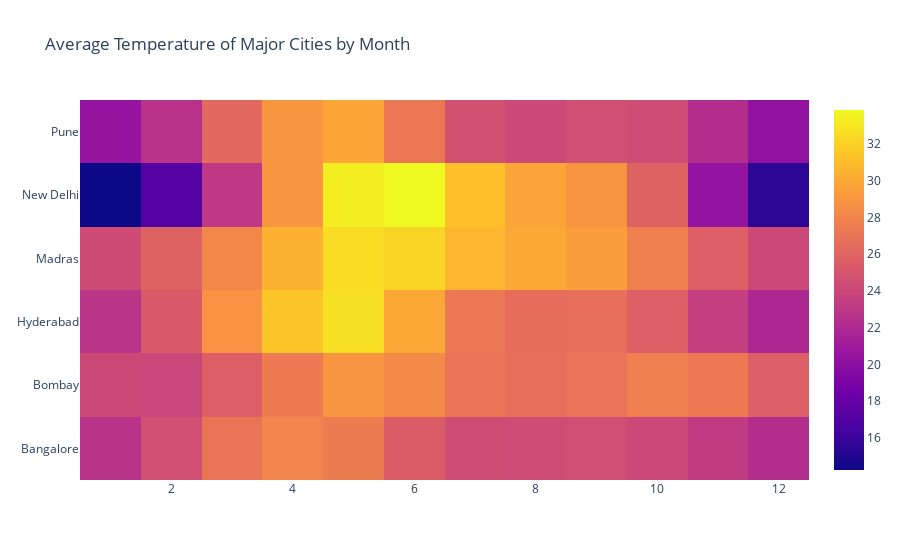

Notebook code for this chart:
### Code cell
fig=go.Figure(data=data, layout=layout)
fig.show()

### Figure 1 — Plotly figure (JSON) as saved in the notebook; plotly's stock layout.template omitted (floating-point values rounded to 4 significant figures)
{"data": [{"type": "heatmap", "x": [1, 2, 3, 4, 5, 6, 7, 8, 9, 10, 11, 12, 1, 2, 3, 4, 5, 6, 7, 8, 9, 10, 11, 12, 1, 2, 3, 4, 5, 6, 7, 8, 9, 10, 11, 12, 1, 2, 3, 4, 5, 6, 7, 8, 9, 10, 11, 12, 1, 2, 3, 4, 5, 6, 7, 8, 9, 10, 11, 12, 1, 2, 3, 4, 5, 6, 7, 8, 9, 10, 11, 12], "y": ["Bangalore", "Bangalore", "Bangalore", "Bangalore", "Bangalore", "Bangalore", "Bangalore", "Bangalore", "Bangalore", "Bangalore", "Bangalore", "Bangalore", "Bombay", "Bombay", "Bombay", "Bombay", "Bombay", "Bombay", "Bombay", "Bombay", "Bombay", "Bombay", "Bombay", "Bombay", "Hyderabad", "Hyderabad", "Hyderabad", "Hyderabad", "Hyderabad", "Hyderabad", "Hyderabad", "Hyderabad", "Hyderabad", "Hyderabad", "Hyderabad", "Hyderabad", "Madras", "Madras", "Madras", "Madras", "Madras", "Madras", "Madras", "Madras", "Madras", "Madras", "Madras", "Madras", "New Delhi", "New Delhi", "New Delhi", "New Delhi", "New Delhi", "New Delhi", "New Delhi", "New Delhi", "New Delhi", "New Delhi", "New Delhi", "New Delhi", "Pune", "Pune", "Pune", "Pune", "Pune", "Pune", "Pune", "Pune", "Pune", "Pune", "Pune", "Pune"], "z": [22.71, 24.66, 27.06, 27.99, 27.52, 25.47, 24.4, 24.36, 24.5, 24.09, 23.27, 22.29, 24.19, 24.04, 25.67, 27.41, 28.9, 28.27, 27.08, 26.62, 26.86, 27.69, 27.31, 25.57, 22.76, 25.32, 28.8, 31.47, 32.7, 29.97, 27.22, 26.57, 26.64, 25.68, 23.51, 21.89, 24.35, 25.83, 28.11, 30.44, 32.58, 32.14, 30.66, 29.98, 29.4, 27.74, 25.67, 24.17, 14.24, 17.14, 23.01, 29.0, 33.3, 33.87, 31.17, 29.75, 28.99, 25.87, 20.35, 15.38, 20.45, 22.61, 26.29, 29.0, 29.84, 27.22, 24.72, 24.2, 24.57, 24.37, 22.31, 20.25]}], "layout": {"title": {"text": "Average Temperature of Major Cities by Month"}}}
